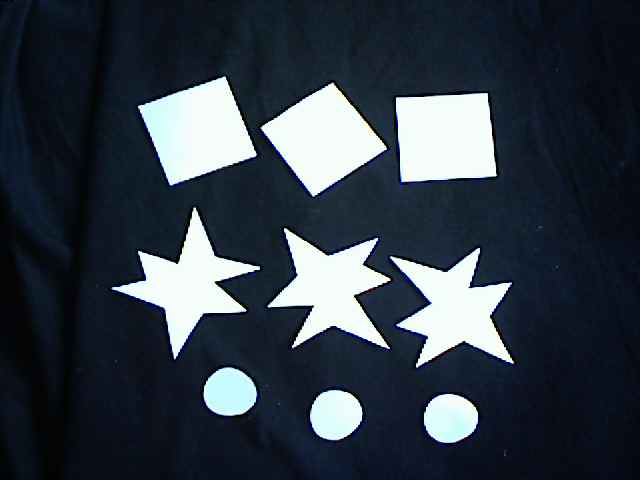
#> input picture objekty/ctverce_hvezdy_kolecka.jpg, 640 x 480 px, found by its file name
$ jupyter execute --allow-errors notes.ipynb   (shell and % lines are left out)   (Python 2 division)   (older library calls are emulated)
#> lines starting #> are read from the running program, lines starting #| are printed output that depends on the picture; after the words box and inside, x2 and y2 are one past the last pixel; in counts of white or black regions, pixels touching at a corner belong together
# Možné drobné úkoly

Segmentace:

* spočítat papírky
* spočítat světlé papírky
* spočítat červené papírky
* spočítat papírky, které se dotýkají
* Nakreslenému panáčkovi vymazat ruce (FT)
* Odstranit mříže na nakresleném obrázku

# Řešení klasifikace

[cell 1]
%pylab inline --no-import-all
import matplotlib.pyplot as plt
import scipy
import urllib
import cStringIO
import skimage
import skimage.color
import skimage.filter
import skimage.measure
from sklearn import svm
from sklearn import neighbors


# URL = "http://uc452cam01-kky.fav.zcu.cz/snapshot.jpg"
URL = "https://raw.githubusercontent.com/mjirik/ZDO/master/objekty/ctverce_hvezdy_kolecka.jpg"
# URL = "http://uc452cam01-kky.fav.zcu.cz/snapshot.jpg"

file = cStringIO.StringIO(urllib.urlopen(URL).read())

im = scipy.misc.imread(file)
#> im is the input picture: shape (480, 640, 3); mean R, G, B 51.2, 60.1, 70.2
img = skimage.color.rgb2gray(im)
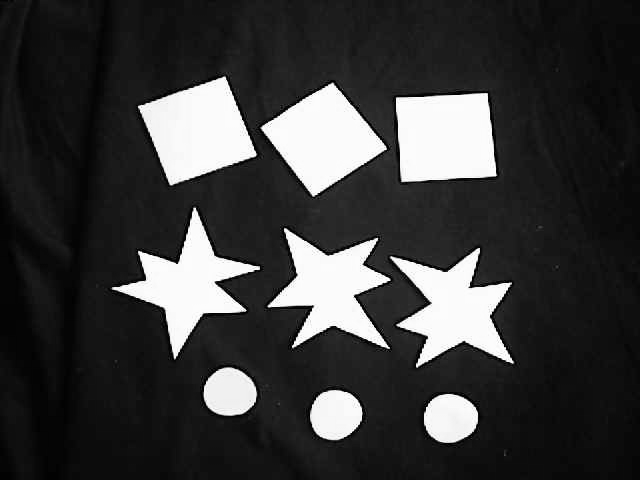
#> img: shape (480, 640) float64; min 0, max 1, mean 0.231
plt.figure(figsize=(5,5))

# předzpracování
img = skimage.filter.gaussian_filter(img, 2)
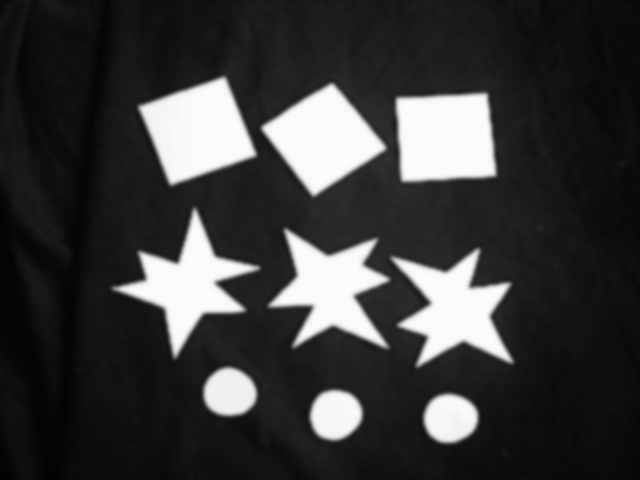
#> img: shape (480, 640) float64; min 0.00793, max 0.99, mean 0.231
# val = filter.threshold_otsu(camera)
thr = skimage.filter.threshold_otsu(img)
#> thr = 0.512
imthr = img > thr
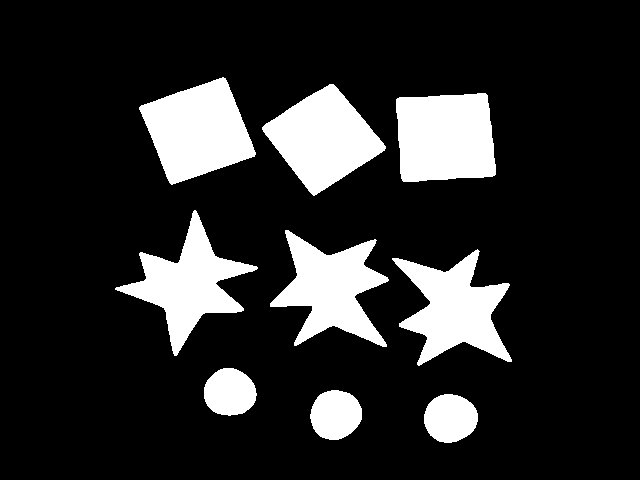
#> imthr: shape (480, 640) bool; 16.4% white; 9 white regions

imlab = skimage.measure.label(imthr, background=0)
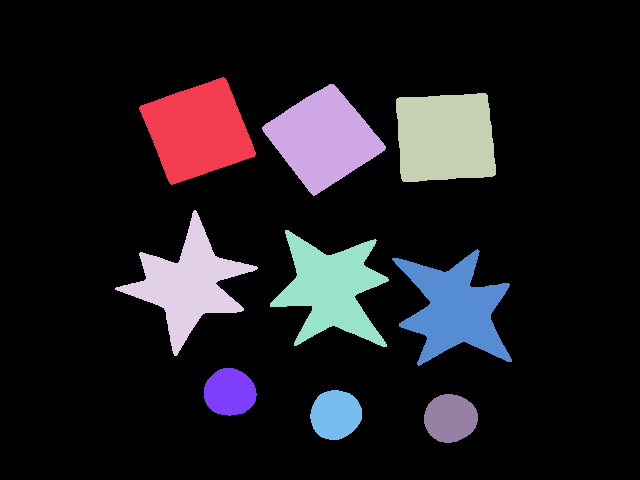
#> imlab: shape (480, 640) int32; 10 distinct labels, from 0 to 9; one colour per label, 0 black
plt.figure()
plt.imshow(imlab, cmap='gray')

print np.unique(imlab)
#| [0 1 2 3 4 5 6 7 8 9]
props = skimage.measure.regionprops(imlab + 1)
#> props = 10 regions; largest, box (x1, y1, x2, y2) and area: (0, 0, 640, 480) 256935, (396, 93, 496, 182) 7883, (139, 77, 256, 185) 7825, (262, 84, 386, 196) 7539, (270, 230, 389, 347) 7002

train_data = []
for pr in props:

    train_data.append(
        [pr.perimeter, pr.area, pr.perimeter**2/pr.area]
    )
#> this loop made 10 passes
#> after the loop, train_data = [[5555.8, 256935, 120.1], [374.5, 7825, 17.93], [355.5, 7539, 16.77], [356.4, 7883, 16.12], [562.9, 6992, 45.32], [564.9, 7002, 45.57], [557.1, 6975, 44.5], [163.4, 1969, 13.57], [166, 2023, 13.63], [168, 2057, 13.72]]


train_target = [0,0,0,1,1,1,2,2,2]
svc = neighbors.KNeighborsClassifier()
# svc = svm.SVC()
#> (the rest of this cell did not finish here and is left out)

[cell 2]
# testujeme
URL = "https://raw.githubusercontent.com/mjirik/ZDO/master/objekty/15.jpg"
# URL = "https://raw.githubusercontent.com/mjirik/ZDO/master/objekty/ctverce_hvezdy_kolecka.jpg"
# URL = "http://uc452cam01-kky.fav.zcu.cz/snapshot.jpg"

file = cStringIO.StringIO(urllib.urlopen(URL).read())

im = scipy.misc.imread(file)
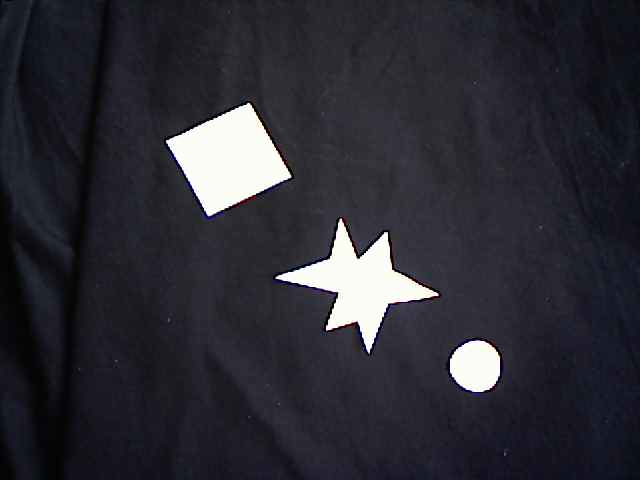
#> input picture objekty/15.jpg, 640 x 480 px, found by its file name
#> im is the input picture: shape (480, 640, 3); mean R, G, B 44.7, 43.9, 52.2
img = skimage.color.rgb2gray(im)


# předzpracování
img = skimage.filter.gaussian_filter(img, 2)
thr = skimage.filter.threshold_otsu(img)
#> thr = 0.535
imthr = img > thr
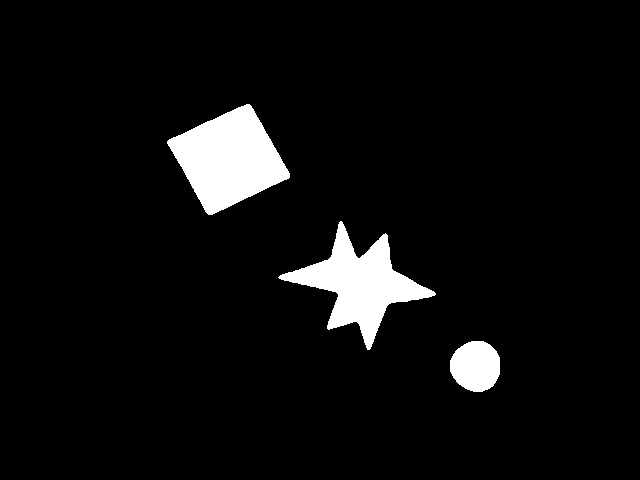
#> imthr: shape (480, 640) bool; 5.5% white; 3 white regions
imlab = skimage.measure.label(imthr, background=0)
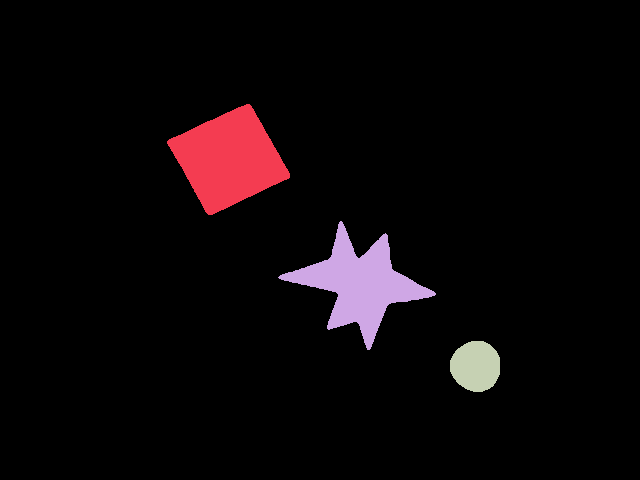
#> imlab: shape (480, 640) int32; 4 distinct labels, from 0 to 3; one colour per label, 0 black

# příznakový vektor
print np.unique(imlab)
#| [0 1 2 3]
props = skimage.measure.regionprops(imlab + 1)
#> props = 4 regions; box (x1, y1, x2, y2) and area: (0, 0, 640, 480) 290393, (167, 104, 290, 215) 7889, (278, 221, 436, 350) 6897, (450, 341, 500, 392) 2021


test_data = []
for pr in props:

    test_data.append(
        [pr.perimeter, pr.area, (pr.perimeter**2)/pr.area])
#> this loop made 4 passes
#> after the loop, test_data = [[3345.1, 290393, 38.53], [373.2, 7889, 17.66], [553.7, 6897, 44.46], [165.2, 2021, 13.5]]

#> (the rest of this cell did not finish here and is left out)
